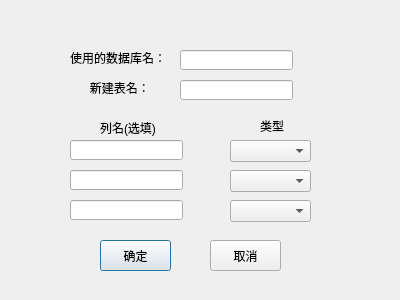
<?xml version="1.0" encoding="UTF-8"?>
<ui version="4.0">
 <class>DialogTblNew</class>
 <widget class="QDialog" name="DialogTblNew">
  <property name="geometry">
   <rect>
    <x>0</x>
    <y>0</y>
    <width>400</width>
    <height>300</height>
   </rect>
  </property>
  <property name="windowTitle">
   <string>Dialog</string>
  </property>
  <widget class="QLineEdit" name="lineEdit">
   <property name="geometry">
    <rect>
     <x>180</x>
     <y>50</y>
     <width>113</width>
     <height>20</height>
    </rect>
   </property>
  </widget>
  <widget class="QLineEdit" name="lineEdit_2">
   <property name="geometry">
    <rect>
     <x>180</x>
     <y>80</y>
     <width>113</width>
     <height>20</height>
    </rect>
   </property>
  </widget>
  <widget class="QLineEdit" name="lineEdit_3">
   <property name="geometry">
    <rect>
     <x>70</x>
     <y>140</y>
     <width>113</width>
     <height>20</height>
    </rect>
   </property>
  </widget>
  <widget class="QLineEdit" name="lineEdit_4">
   <property name="geometry">
    <rect>
     <x>70</x>
     <y>170</y>
     <width>113</width>
     <height>20</height>
    </rect>
   </property>
  </widget>
  <widget class="QLineEdit" name="lineEdit_5">
   <property name="geometry">
    <rect>
     <x>70</x>
     <y>200</y>
     <width>113</width>
     <height>20</height>
    </rect>
   </property>
  </widget>
  <widget class="QLabel" name="label">
   <property name="geometry">
    <rect>
     <x>70</x>
     <y>50</y>
     <width>151</width>
     <height>16</height>
    </rect>
   </property>
   <property name="text">
    <string>使用的数据库名：</string>
   </property>
  </widget>
  <widget class="QLabel" name="label_2">
   <property name="geometry">
    <rect>
     <x>70</x>
     <y>80</y>
     <width>121</width>
     <height>16</height>
    </rect>
   </property>
   <property name="text">
    <string>      新建表名：</string>
   </property>
  </widget>
  <widget class="QLabel" name="label_3">
   <property name="geometry">
    <rect>
     <x>100</x>
     <y>120</y>
     <width>91</width>
     <height>16</height>
    </rect>
   </property>
   <property name="text">
    <string>列名(选填)</string>
   </property>
  </widget>
  <widget class="QLabel" name="label_4">
   <property name="geometry">
    <rect>
     <x>260</x>
     <y>120</y>
     <width>54</width>
     <height>12</height>
    </rect>
   </property>
   <property name="text">
    <string>类型</string>
   </property>
  </widget>
  <widget class="QComboBox" name="comboBox">
   <property name="geometry">
    <rect>
     <x>230</x>
     <y>140</y>
     <width>81</width>
     <height>22</height>
    </rect>
   </property>
  </widget>
  <widget class="QComboBox" name="comboBox_2">
   <property name="geometry">
    <rect>
     <x>230</x>
     <y>170</y>
     <width>81</width>
     <height>22</height>
    </rect>
   </property>
  </widget>
  <widget class="QComboBox" name="comboBox_3">
   <property name="geometry">
    <rect>
     <x>230</x>
     <y>200</y>
     <width>81</width>
     <height>22</height>
    </rect>
   </property>
  </widget>
  <widget class="QPushButton" name="pushButton">
   <property name="geometry">
    <rect>
     <x>100</x>
     <y>240</y>
     <width>71</width>
     <height>31</height>
    </rect>
   </property>
   <property name="text">
    <string>确定</string>
   </property>
  </widget>
  <widget class="QPushButton" name="pushButton_2">
   <property name="geometry">
    <rect>
     <x>210</x>
     <y>240</y>
     <width>71</width>
     <height>31</height>
    </rect>
   </property>
   <property name="text">
    <string>取消</string>
   </property>
  </widget>
 </widget>
 <resources/>
 <connections/>
</ui>
